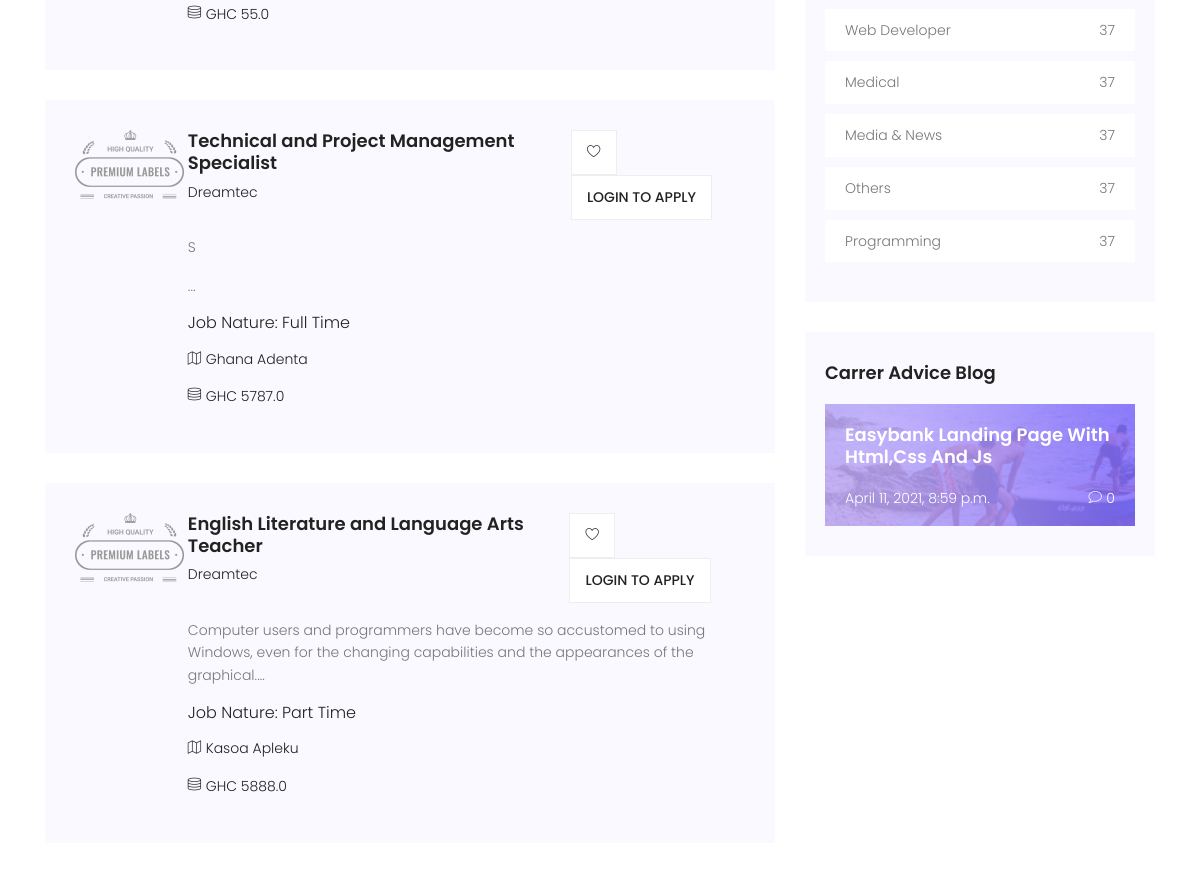
/ (middle part), run on an earlier commit of the app's database.
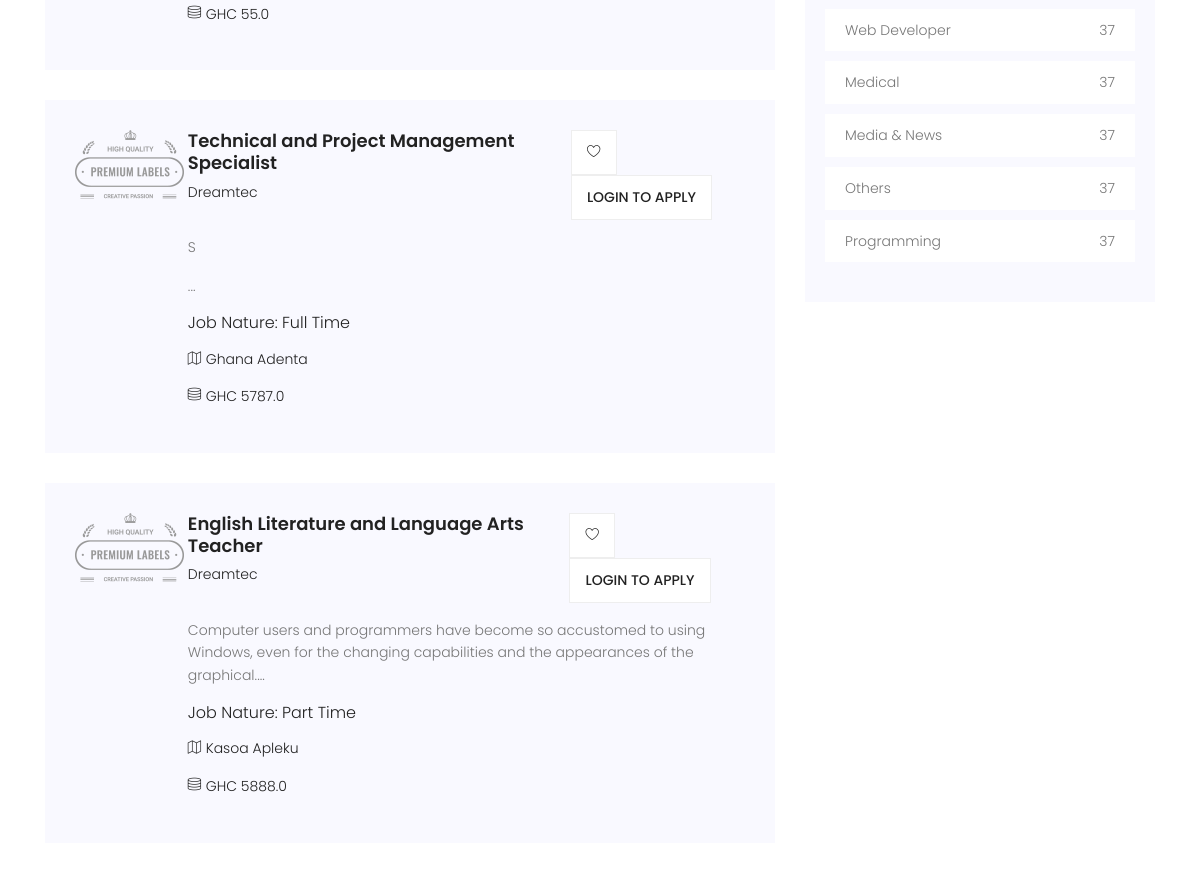
And on a later commit of the database.
### portal/models.py (models this page shows, shortened)
class Job(models.Model):
    company_name = models.CharField(max_length=200)
    job_title = models.CharField(max_length=200)
    company_email = models.EmailField(blank=True, null=True)
    thumbnail = models.ImageField(upload_to='jobs_img', blank=True, null=True)
    category = models.ForeignKey(
        Category, on_delete=models.CASCADE, default='Others')
    job_type = models.CharField(max_length=20, choices=_job_Type, default=1)
    description = RichTextField()
    location = models.CharField(max_length=150)
    salary = models.FloatField(blank=True, null=True)
    application_url = models.URLField(blank=True, null=True)
    slug = models.SlugField(blank=True, null=True)
    created = models.DateTimeField(auto_now_add=True)
    featured = models.BooleanField(default=False)
    approved = models.BooleanField(default=True)
    class Meta:
        ordering = ['-created']

class Category(models.Model):
    category = models.CharField(max_length=100)
    created = models.DateTimeField(auto_now_add=True)
    class Meta:
        verbose_name_plural = 'Categories'
        ordering = ['-id']
    def __str__(self):
        return self.category

### blog/models.py (models this page shows, shortened)
class Blog(models.Model):
    title = models.CharField(max_length=200)
    thumbnail = models.ImageField(
        upload_to="blog/images", blank=True, null=True)
    category = models.CharField(max_length=150)
    description = RichTextField()
    published = models.BooleanField(default=True)
    featured = models.BooleanField(default=False)
    slug = models.SlugField(blank=True, null=True)
    created = models.DateTimeField(auto_now_add=True)
    class Meta:
        ordering = ['-created']

### portal/views.py (the view)
# urls.py: path('', homePage, name="home"),
def homePage(request):
    filters = JobFilter(
        request.GET, queryset=Job.objects.filter(approved=True))
    context = {
        'filters': filters
    }
    return render(request, 'portal/index.html', context)

### portal/context_processors.py (called while the page is built)
def Processors(request):
    jobs = Job.objects.filter(approved=True).order_by('-created')
    categories = Category.objects.all().order_by('-id')
    blogs = Blog.objects.filter(published=True).order_by('-id')
    blog_count = blogs.count()
    return {
        'categories': categories,
        'jobs': jobs,
        'blog_count': blog_count,
        'blogs': blogs,
    }

### templates/portal/index.html (shortened to what this page needs)
{% extends 'base.html' %}
{% load static %}
{% block content %}
			<section class="post-area section-gap">
				<div class="container">
					<div class="row justify-content-center d-flex">
						<div class="col-lg-8 post-list">
							{% for job in jobs|slice:":5" %}
							<div class="single-post d-flex flex-row">
								<div class="thumb">
									<img src="{% static 'img/post.png' %}" alt="">
								</div>
								<div class="details">
									<div class="title d-flex flex-row justify-content-between">
										<div class="titles">
											<a href="{% url 'detail' job.slug %}"><h4>{{job.job_title}}</h4></a>
											<h6>{{job.company_name}}</h6>
										</div>
										<ul class="btns">
											<li><a href="{% url 'detail' job.slug %}"><span class="lnr lnr-heart"></span></a></li>
											{% if request.user.is_authenticated %}
											<li><a href="{% url 'detail' job.slug %}">Apply</a></li>
											{% else %}
											<li><a href="{% url 'login' %}">Login to apply</a></li>
											{% endif %}
										</ul>
									</div>
									<p>
									{{job.description|slice:":150"|safe}}...
									</p>
									<h5>Job Nature: {{job.job_type}}</h5>
									<p class="address"><span class="lnr lnr-map"></span> {{job.location}}</p>
									{% if job.salary %}
									<p class="address"><span class="lnr lnr-database"></span> GHC {{job.salary}}</p>
									{% endif %}
								</div>
							</div>
							{% endfor %}
						</div>
						<div class="col-lg-4 sidebar">
								<div class="single-slidebar">
								<ul class="cat-list">
								{% for category in categories|slice:":10" %}
									<li>
									<a class="justify-content-between d-flex" href="{% url 'jobs' %}?category={{category.category}}">
									<p>{{category.category}}</p>
									<span>37</span>
									</a>
									</li>
								{% endfor %}
								</ul>
							</div>
							{% if blog_count > 0 %}
							<div class="single-slidebar">
								<h4>Carrer Advice Blog</h4>
								<div class="blog-list">
								{% for blog in blogs %}
								{% if blog.featured %}
									{% if blog.thumbnail %}
									<div class="single-blog " style="background:#000 url({% static 'img/blog2.jpg' %});">
									{% else %}
									<div class="single-blog " style="background:#000 url({% static 'img/blog3.jpg' %});">
									{% endif %}
										<a href="{% url 'blog_detail' blog.slug %}">
										<h4>
										{{blog.title|title}}
										</h4></a>
										<div class="meta justify-content-between d-flex">
											<p>
												{{blog.created}}
											</p>
											<p>
												 <span class="lnr lnr-bubble"></span>
												{{blog.comments.count}}
											</p>
										</div>
									</div>
									{% endif %}
								{% endfor %}
								</div>
							</div>
							{% endif %}
						</div>
					</div>
				</div>
			</section>
{% endblock content %}

What changed in the data, as far as the page shows it:
removed Blog: featured True (drawn), title "Easybank Landing Page With Html,Css And Js", created "April 11, 2021, 8:59 p.m.", comments.count "0"
Also different on the page:
text no longer shown: "Carrer Advice Blog"
